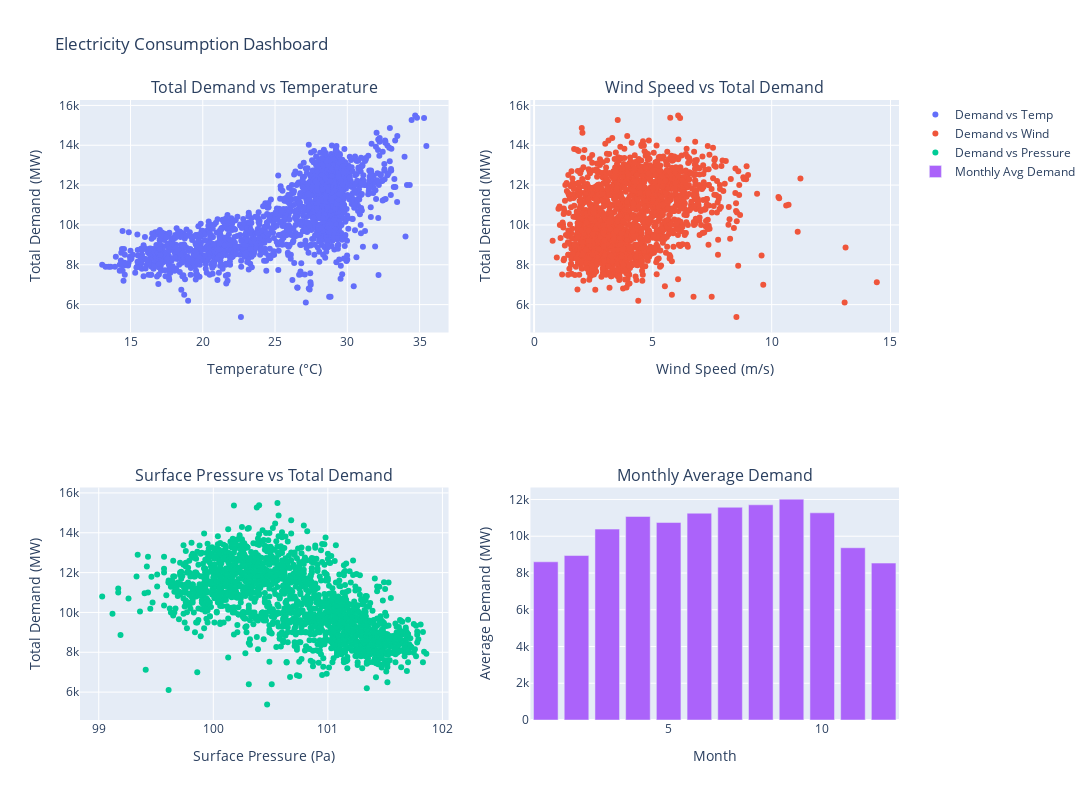

Notebook code cell kept with this figure:
### Code cell
# Create a dashboard with multiple visualizations using Plotly subplots

from plotly.subplots import make_subplots
import plotly.graph_objects as go

# Create subplots
fig = make_subplots(rows=2, cols=2, 
                    subplot_titles=("Total Demand vs Temperature", 
                                    "Wind Speed vs Total Demand",
                                    "Surface Pressure vs Total Demand",
                                    "Monthly Average Demand"))

# 1. Scatter plot: Total Demand vs Temperature
fig.add_trace(
    go.Scatter(x=data['temp2_ave(c)'], y=data['total_demand(mw)'], 
               mode='markers', name='Demand vs Temp'),
    row=1, col=1
)

# 2. Scatter plot: Wind Speed vs Total Demand
fig.add_trace(
    go.Scatter(x=data['wind_speed50_ave(m/s)'], y=data['total_demand(mw)'], 
               mode='markers', name='Demand vs Wind'),
    row=1, col=2
)

# 3. Scatter plot: Surface Pressure vs Total Demand
fig.add_trace(
    go.Scatter(x=data['suface_pressure(pa)'], y=data['total_demand(mw)'], 
               mode='markers', name='Demand vs Pressure'),
    row=2, col=1
)

# 4. Bar plot: Monthly Average Demand
monthly_demand = data.groupby('month')['total_demand(mw)'].mean().reset_index()
fig.add_trace(
    go.Bar(x=monthly_demand['month'], y=monthly_demand['total_demand(mw)'], 
           name='Monthly Avg Demand'),
    row=2, col=2
)

# Update layout
fig.update_layout(height=800, width=1200, title_text="Electricity Consumption Dashboard")
fig.update_xaxes(title_text="Temperature (°C)", row=1, col=1)
fig.update_xaxes(title_text="Wind Speed (m/s)", row=1, col=2)
fig.update_xaxes(title_text="Surface Pressure (Pa)", row=2, col=1)
fig.update_xaxes(title_text="Month", row=2, col=2)
fig.update_yaxes(title_text="Total Demand (MW)", row=1, col=1)
fig.update_yaxes(title_text="Total Demand (MW)", row=1, col=2)
fig.update_yaxes(title_text="Total Demand (MW)", row=2, col=1)
fig.update_yaxes(title_text="Average Demand (MW)", row=2, col=2)

# Show the plot
fig.show()

### Figure 1 — Plotly figure (JSON) as saved in the notebook; plotly's stock layout.template omitted (floating-point values rounded to 4 significant figures; data arrays with more than 128 entries replaced by an {"elided": "..."} marker saying what was removed)
{"data": [{"mode": "markers", "name": "Demand vs Temp", "type": "scatter", "x": {"elided": "1894 float values"}, "xaxis": "x", "y": {"elided": "1894 int values"}, "yaxis": "y"}, {"mode": "markers", "name": "Demand vs Wind", "type": "scatter", "x": {"elided": "1894 float values"}, "xaxis": "x2", "y": {"elided": "1894 int values"}, "yaxis": "y2"}, {"mode": "markers", "name": "Demand vs Pressure", "type": "scatter", "x": {"elided": "1894 float values"}, "xaxis": "x3", "y": {"elided": "1894 int values"}, "yaxis": "y3"}, {"name": "Monthly Avg Demand", "type": "bar", "x": [1, 2, 3, 4, 5, 6, 7, 8, 9, 10, 11, 12], "xaxis": "x4", "y": [8609.0, 8950.0, 10390.0, 11080.0, 10750.0, 11250.0, 11580.0, 11710.0, 12020.0, 11270.0, 9374.0, 8538.0], "yaxis": "y4"}], "layout": {"annotations": [{"font": {"size": 16}, "showarrow": false, "text": "Total Demand vs Temperature", "x": 0.225, "xanchor": "center", "xref": "paper", "y": 1, "yanchor": "bottom", "yref": "paper"}, {"font": {"size": 16}, "showarrow": false, "text": "Wind Speed vs Total Demand", "x": 0.775, "xanchor": "center", "xref": "paper", "y": 1, "yanchor": "bottom", "yref": "paper"}, {"font": {"size": 16}, "showarrow": false, "text": "Surface Pressure vs Total Demand", "x": 0.225, "xanchor": "center", "xref": "paper", "y": 0.375, "yanchor": "bottom", "yref": "paper"}, {"font": {"size": 16}, "showarrow": false, "text": "Monthly Average Demand", "x": 0.775, "xanchor": "center", "xref": "paper", "y": 0.375, "yanchor": "bottom", "yref": "paper"}], "height": 800, "title": {"text": "Electricity Consumption Dashboard"}, "width": 1200, "xaxis": {"anchor": "y", "domain": [0, 0.45], "title": {"text": "Temperature (°C)"}}, "xaxis2": {"anchor": "y2", "domain": [0.55, 1], "title": {"text": "Wind Speed (m/s)"}}, "xaxis3": {"anchor": "y3", "domain": [0, 0.45], "title": {"text": "Surface Pressure (Pa)"}}, "xaxis4": {"anchor": "y4", "domain": [0.55, 1], "title": {"text": "Month"}}, "yaxis": {"anchor": "x", "domain": [0.625, 1], "title": {"text": "Total Demand (MW)"}}, "yaxis2": {"anchor": "x2", "domain": [0.625, 1], "title": {"text": "Total Demand (MW)"}}, "yaxis3": {"anchor": "x3", "domain": [0, 0.375], "title": {"text": "Total Demand (MW)"}}, "yaxis4": {"anchor": "x4", "domain": [0, 0.375], "title": {"text": "Average Demand (MW)"}}}}
